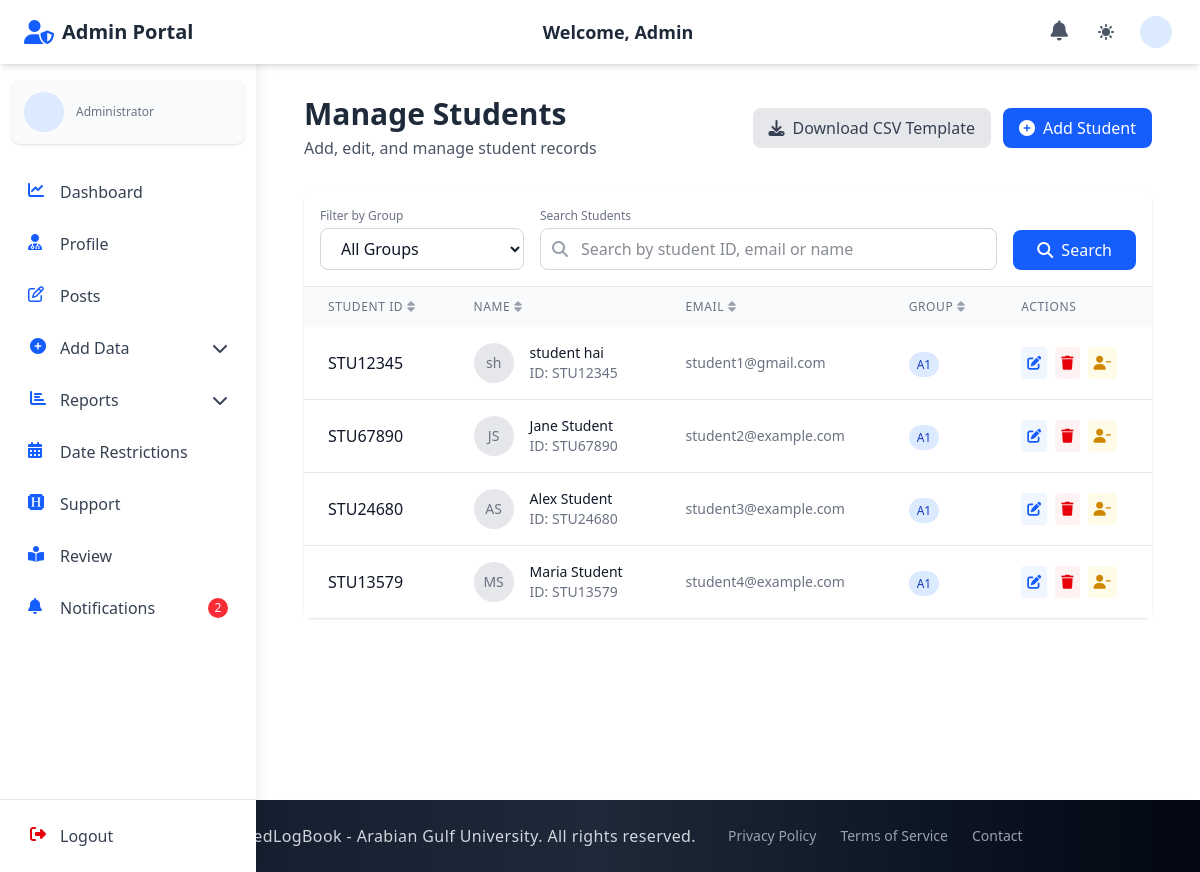
Page /admin_section/add_student/ (signed in) on the committed database.
### accounts/models.py (models this page shows, shortened)
class Student(models.Model):
    user = models.OneToOneField(
        CustomUser, on_delete=models.CASCADE, related_name="student"
    )
    student_id = models.CharField(max_length=30, unique=True)
    group = models.ForeignKey(
        "admin_section.Group",
        on_delete=models.SET_NULL,
        null=True,
        blank=True,
        related_name="students",
    )

class CustomUser(AbstractUser):
    email = models.EmailField(unique=True)
    first_name = models.CharField(max_length=150, blank=True)
    last_name = models.CharField(max_length=150, blank=True)
    profile_photo = models.ImageField(
        upload_to="profiles/", blank=True, null=True, default="profiles/default.jpg"
    )
    city = models.CharField(max_length=100, blank=True)
    country = models.CharField(max_length=100, blank=True)
    phone_no = models.CharField(max_length=20, blank=True)
    bio = models.TextField(blank=True)
    speciality = models.CharField(max_length=100, blank=True)
    ROLE_CHOICES = (
        ("student", "Student"),
        ("doctor", "Doctor"),
        ("staff", "Staff"),
        ("admin", "Admin"),
    )
    role = models.CharField(max_length=10, choices=ROLE_CHOICES, default="student")
    groups = models.ManyToManyField(
        "auth.Group", related_name="customuser_groups", blank=True
    )
    user_permissions = models.ManyToManyField(
        "auth.Permission", related_name="customuser_permissions", blank=True
    )
    USERNAME_FIELD = "email"
    REQUIRED_FIELDS = ["username"]

### admin_section/models.py (models this page shows)
class Group(models.Model):
    group_name = models.CharField(max_length=50)
    log_year = models.ForeignKey(LogYear, on_delete=models.CASCADE, related_name="groups_log_year")
    log_year_section = models.ForeignKey(
        LogYearSection,
        on_delete=models.SET_NULL,
        null=True,
        blank=True,
        related_name="groups_log_year_section",
    )
    def __str__(self):
        return f"{self.group_name} ({self.log_year.year_name}) - {self.log_year_section.year_section_name if self.log_year_section else 'No Section'}"

### admin_section/views_file/add_student.py (the view, shortened to what this page needs)
# urls.py: path("add_student/", add_student, name="add_student"),
@login_required
def add_student(request):
    user_form = StudentUserForm()
    student_form = StudentForm()
    bulk_form = BulkUserUploadForm()  # Changed from BulkUploadForm
    assign_form = AssignStudentForm()
    search_query = request.GET.get("q", "")
    selected_group = request.GET.get("group", "")
    page_number = request.GET.get("page", 1)
    students = Student.objects.select_related("user", "group").all()
    if selected_group:
        students = students.filter(group_id=selected_group)
    paginator = Paginator(students, 10)  # Show 10 students per page
    page_obj = paginator.get_page(page_number)
    groups = Group.objects.all()
    context = {
        "user_form": user_form,
        "student_form": student_form,
        "bulk_form": bulk_form,
        "assign_form": assign_form,
        "students": page_obj,
        "groups": groups,
        "selected_group": selected_group,
        "search_query": search_query,
    }
    return render(request, "admin_section/add_student.html", context)

### admin_section/forms.py (shortened to what this page needs)
class StudentForm(forms.ModelForm):
    class Meta:
        model = Student
        fields = ['student_id', 'group']
        widgets = {
            'student_id': forms.TextInput(attrs={
                'class': 'w-full px-4 py-2 rounded-lg border border-gray-300 focus:outline-none focus:ring-2 focus:ring-blue-500 dark:bg-gray-700 dark:border-gray-600 dark:text-white',
                'placeholder': 'Enter student ID'
            }),
            'group': forms.Select(attrs={
                'class': 'w-full px-4 py-2 rounded-lg border border-gray-300 focus:outline-none focus:ring-2 focus:ring-blue-500 dark:bg-gray-700 dark:border-gray-600 dark:text-white',
            })
        }

### admin_section/context_processors.py (called while the page is built)
def admin_notification_count(request):
    if request.user.is_authenticated and request.user.role == 'admin':
        try:
            admin_unread_notifications_count = AdminNotification.objects.filter(recipient=request.user, is_read=False).count()
            return {'admin_unread_notifications_count': admin_unread_notifications_count}
        except:
            pass
    return {'admin_unread_notifications_count': 0}

### doctor_section/context_processors.py (called while the page is built, shortened)
def notification_count(request):
    return {'unread_notifications_count': 0}

### staff_section/context_processors.py (called while the page is built, shortened)
def staff_notification_count(request):
    return {'staff_unread_notifications_count': 0}

### student_section/context_processors.py (called while the page is built, shortened)
def student_notification_count(request):
    return {'student_unread_notifications_count': 0}

### admin_section/templates/admin_section/add_student.html (shortened to what this page needs)
{% extends 'base.html' %}
{% block navbar %}
{% include 'components/admin_auth_navbar.html' %}
{% endblock %}
{% block content %}
<div class="container mx-auto px-4 py-8">
  <div class="flex flex-col md:flex-row justify-between items-start md:items-center mb-8 gap-4">
    <div>
      <h2 class="text-3xl font-bold text-gray-800 dark:text-white">Manage Students</h2>
      <p class="text-gray-600 dark:text-gray-400 mt-1">Add, edit, and manage student records</p>
    </div>
    <div class="flex gap-3">
      <a href="{% url 'admin_section:student_download_sample_csv' %}" class="flex items-center px-4 py-2 bg-gray-200 text-gray-700 rounded-lg hover:bg-gray-300 dark:bg-gray-700 dark:text-gray-200 dark:hover:bg-gray-600 transition-colors duration-200">
        <i class="fas fa-download mr-2"></i> Download CSV Template
      </a>
      <a href="{% url 'admin_section:add_user' %}" class="flex items-center px-4 py-2 bg-blue-600 text-white rounded-lg hover:bg-blue-700 transition-colors duration-200">
        <i class="fas fa-plus-circle mr-2"></i> Add Student
      </a>
    </div>
  </div>
  <div class="bg-white dark:bg-gray-800 rounded-lg shadow">
    <div class="p-4 border-b border-gray-200 dark:border-gray-700">
      <form method="GET" class="space-y-4">
        <div class="flex flex-col md:flex-row gap-4">
          <div class="w-full md:w-1/4">
            <label for="group-filter" class="block text-xs font-medium text-gray-500 dark:text-gray-400 mb-1">Filter by Group</label>
            <select id="group-filter" name="group" class="w-full px-4 py-2 rounded-lg border border-gray-300 dark:border-gray-600 focus:ring-2 focus:ring-blue-500 focus:border-blue-500 bg-white dark:bg-gray-700 text-gray-900 dark:text-white">
              <option value="">All Groups</option>
            </select>
          </div>
          <div class="flex-1">
            <label for="search-input" class="block text-xs font-medium text-gray-500 dark:text-gray-400 mb-1">Search Students</label>
            <div class="relative">
              <div class="absolute inset-y-0 left-0 pl-3 flex items-center pointer-events-none">
                <i class="fas fa-search text-gray-400"></i>
              </div>
              <input id="search-input" type="text" name="q" value="{{ search_query }}"
                     class="w-full pl-10 pr-4 py-2 rounded-lg border border-gray-300 dark:border-gray-600 focus:ring-2 focus:ring-blue-500 focus:border-blue-500"
                     placeholder="Search by student ID, email or name">
            </div>
          </div>
          <div class="md:self-end">
            <button type="submit" class="w-full md:w-auto px-6 py-2 bg-blue-600 text-white rounded-lg hover:bg-blue-700 transition-colors duration-200 flex items-center justify-center">
              <i class="fas fa-search mr-2"></i> Search
            </button>
          </div>
        </div>
      </form>
    </div>
    <div class="overflow-x-auto">
      <table class="w-full">
        <thead class="bg-gray-50 dark:bg-gray-700">
          <tr>
            <th class="px-6 py-3 text-left text-xs font-medium text-gray-500 dark:text-gray-300 uppercase tracking-wider">
              <div class="flex items-center">
                <span>Student ID</span>
                <i class="fas fa-sort ml-1 text-gray-400"></i>
              </div>
            </th>
            <th class="px-6 py-3 text-left text-xs font-medium text-gray-500 dark:text-gray-300 uppercase tracking-wider">
              <div class="flex items-center">
                <span>Name</span>
                <i class="fas fa-sort ml-1 text-gray-400"></i>
              </div>
            </th>
            <th class="px-6 py-3 text-left text-xs font-medium text-gray-500 dark:text-gray-300 uppercase tracking-wider">
              <div class="flex items-center">
                <span>Email</span>
                <i class="fas fa-sort ml-1 text-gray-400"></i>
              </div>
            </th>
            <th class="px-6 py-3 text-left text-xs font-medium text-gray-500 dark:text-gray-300 uppercase tracking-wider">
              <div class="flex items-center">
                <span>Group</span>
                <i class="fas fa-sort ml-1 text-gray-400"></i>
              </div>
            </th>
            <th class="px-6 py-3 text-left text-xs font-medium text-gray-500 dark:text-gray-300 uppercase tracking-wider">
              Actions
            </th>
          </tr>
        </thead>
        <tbody class="bg-white dark:bg-gray-800 divide-y divide-gray-200 dark:divide-gray-700">
          {% for student in students %}
            <tr class="hover:bg-gray-50 dark:hover:bg-gray-700 transition-colors duration-150">
              <td class="px-6 py-4 whitespace-nowrap font-medium text-gray-900 dark:text-white">{{ student.student_id }}</td>
              <td class="px-6 py-4 whitespace-nowrap">
                <div class="flex items-center">
                  <div class="flex-shrink-0 h-10 w-10 bg-gray-200 dark:bg-gray-700 rounded-full flex items-center justify-center text-gray-500 dark:text-gray-300">
                    <span class="text-sm font-medium">{{ student.user.first_name|slice:"0:1" }}{{ student.user.last_name|slice:"0:1" }}</span>
                  </div>
                  <div class="ml-4">
                    <div class="text-sm font-medium text-gray-900 dark:text-white">{{ student.user.get_full_name }}</div>
                    <div class="text-sm text-gray-500 dark:text-gray-400">ID: {{ student.student_id }}</div>
                  </div>
                </div>
              </td>
              <td class="px-6 py-4 whitespace-nowrap text-sm text-gray-500 dark:text-gray-400">{{ student.user.email }}</td>
              <td class="px-6 py-4 whitespace-nowrap">
                {% if student.group %}
                  <span class="px-2 py-1 bg-blue-100 text-blue-800 dark:bg-blue-900 dark:text-blue-200 rounded-full text-xs font-medium">
                    {{ student.group.group_name }}
                  </span>
                {% else %}
                  <span class="px-2 py-1 bg-gray-100 text-gray-800 dark:bg-gray-800 dark:text-gray-200 rounded-full text-xs font-medium">
                    No Group
                  </span>
                {% endif %}
              </td>
              <td class="px-6 py-4 whitespace-nowrap text-sm">
                <div class="flex space-x-2">
                  <a href="{% url 'admin_section:edit_student' student.id %}"
                     class="p-1.5 bg-blue-50 text-blue-600 rounded hover:bg-blue-100 dark:bg-blue-900/30 dark:text-blue-400 dark:hover:bg-blue-900/50 transition-colors duration-200"
                     title="Edit Student">
                    <i class="fas fa-edit"></i>
                  </a>
                  <a href="{% url 'admin_section:delete_student' student.id %}"
                     class="p-1.5 bg-red-50 text-red-600 rounded hover:bg-red-100 dark:bg-red-900/30 dark:text-red-400 dark:hover:bg-red-900/50 transition-colors duration-200"
                     onclick="return confirm('Are you sure you want to delete this student?')"
                     title="Delete Student">
                    <i class="fas fa-trash"></i>
                  </a>
                  {% if student.group %}
                    <a href="{% url 'admin_section:remove_from_group' student.id %}"
                       class="p-1.5 bg-yellow-50 text-yellow-600 rounded hover:bg-yellow-100 dark:bg-yellow-900/30 dark:text-yellow-400 dark:hover:bg-yellow-900/50 transition-colors duration-200"
                       onclick="return confirm('Are you sure you want to remove this student from their group?')"
                       title="Remove from Group">
                      <i class="fas fa-user-minus"></i>
                    </a>
                  {% endif %}
                </div>
              </td>
            </tr>
          {% endfor %}
        </tbody>
      </table>
    </div>
  </div>
</div>
{% endblock %}

### rows in the picture
Student: student_id "STU12345", user.first_name "s", user.last_name "h", user.get_full_name "student hai", user.email "student1@gmail.com", group.group_name "A1"
Student: student_id "STU67890", user.first_name "J", user.last_name "S", user.get_full_name "Jane Student", user.email "student2@example.com", group.group_name "A1"
Student: student_id "STU24680", user.first_name "A", user.last_name "S", user.get_full_name "Alex Student", user.email "student3@example.com", group.group_name "A1"
Student: student_id "STU13579", user.first_name "M", user.last_name "S", user.get_full_name "Maria Student", user.email "student4@example.com", group.group_name "A1"

### other values in the picture
{{ admin_unread_notifications_count }} "2"
